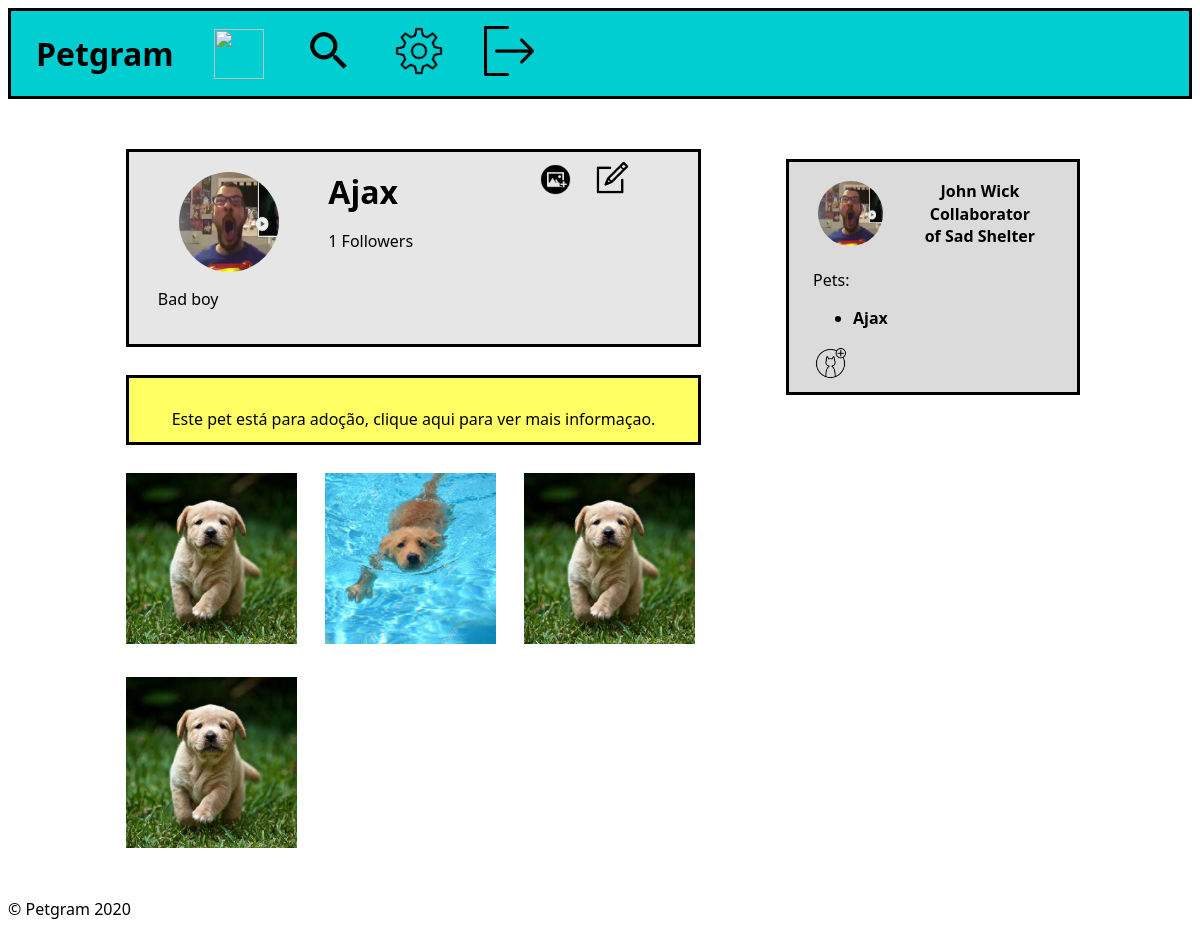
The app's page /pet_profile.php?id=3 (signed in) with its own data.
### tables this page shows
CREATE TABLE Collaborator (
    userID    INTEGER     REFERENCES User (id) ON DELETE CASCADE,
    shelterID INTEGER     REFERENCES Shelter (id) ON DELETE CASCADE,
    admin     BOOLEAN,
    PRIMARY KEY (
        userID,
        shelterID
    )
);

CREATE TABLE Account (
    id INTEGER PRIMARY KEY,
    profilePic   INTEGER  REFERENCES ProfileImage (id) ON DELETE CASCADE,
    name CHAR
);

CREATE TABLE Pet (
    id           INTEGER  PRIMARY KEY,
    ownerID      INTEGER  REFERENCES Account (id) ON DELETE CASCADE,
    profilePic   INTEGER  REFERENCES ProfileImage (id) ON DELETE CASCADE,
    name         CHAR,
    bio          CHAR,
    description  CHAR,
    requirements CHAR
);

CREATE TABLE Post (
    id          INTEGER  PRIMARY KEY,
    petID       INTEGER  REFERENCES Pet (id) ON DELETE CASCADE,
    description CHAR,
    photo       INTEGER  UNIQUE,
    date        DATE
);

### database/account.php (called while the page is built)
<?php
    function getAccount($id)
    {
        global $db;
        $stmt = $db->prepare('SELECT * FROM account WHERE id = ?');
        $stmt->execute([$id]);
        return $stmt->fetch();
    }
?>

### database/user.php (called while the page is built, shortened)
<?php
function getUserPets()
{
    global $db;
    $user_id = $_SESSION['user']['id'];
    $stmt = $db->prepare('SELECT * FROM pet WHERE ownerID = ?');
    $stmt->execute([$user_id]);
    return $stmt->fetchAll();
}
function shelterCollaborator()
{
    global $db;
    $user_id = $_SESSION['user']['id'];
    $stmt = $db->prepare('SELECT * FROM collaborator INNER JOIN shelter ON shelter.id = collaborator.shelterID INNER JOIN account ON account.id = shelter.id WHERE collaborator.userID = ?');
    $stmt->execute([$user_id]);
    return $stmt->fetchAll();
}

### database/pet.php (called while the page is built, shortened)
<?php
    function getPet($id) {
        global $db;
        $stmt = $db->prepare('SELECT * FROM pet WHERE id = ?');
        $stmt->execute([$id]);
        $pet = $stmt->fetch();
        return $pet;
    }
    function isPetOwner($pet_id) {
        global $db;
        $user_id = $_SESSION['user']['id'];
        $stmt = $db->prepare('SELECT * FROM pet WHERE id = ? AND ownerID = ?');
        $stmt->execute([$pet_id, $user_id]);
        $pet = $stmt->fetch();
        return $pet;
    }
    function getPetPosts($pet_id)
    {
        global $db;
        $stmt = $db->prepare('SELECT id, photo FROM post WHERE petId = ?');
        $stmt->execute([$pet_id]);
        $posts = $stmt->fetchAll();
        return $posts;
    }
?>

### database/favourite.php (called while the page is built, shortened)
<?php
    function getNumber($pet_id){
        global $db;
        $stmt = $db->prepare('SELECT * FROM favourite WHERE petID = ?');
        $stmt->execute([$pet_id]);
        $number = count($stmt->fetchAll());
        return $number;
    }
    ?>

### pet_profile.php (the view, shortened to what this page needs)
<?php
include_once('database/connection.php');
include_once('database/favourite.php');
include_once('database/pet.php');
$id = $_GET['id'];
$pet = getPet($id);
?>
<!DOCTYPE html>
<html lang="en-US">
<head>
    <link href="css/home.css" rel="stylesheet">
</head>
<body>
    <?php include_once('hotbar.php') ?>
    <?php include_once('sidebar.php') ?>
    <section id="profile">
        <div id="top">
            <?php
                if(isPetOwner($pet['id'])){
                    echo '<a href="add_post.php?id='.$pet['id'].'"><img id="postpic" src="images/addPicture.png" alt="" width="35" height="35"></a>';
                    echo '<a href="edit_pet_profile.php?id='.$pet['id'].'"><img id="edit" src="images/edit.png" alt="" width="35" height="35"></a>';
                }
            ?>
            <?php
            if (!isPetOwner($pet['id']))
                if (isFavourite($_SESSION['user']['id'], $pet['id']))
                    echo '<img id ="fav" src="images/favourited.png" alt="" width="35" height="35" onclick="unfavouritePet(' . $_SESSION['user']['id'] . ',' . $pet['id'] . ')">';
                else
                    echo '<img id ="fav" src="images/unfavourited.png" alt="" width="35" height="35" onclick="favouritePet(' . $_SESSION['user']['id'] . ',' . $pet['id'] . ')">';
            ?>
            <img id="petpic" src="images/profileImages/squared/<?php echo $pet['profilePic'] ?>.jpg" alt="" width="65" height="65">
            <h1 id="name"><?php echo $pet['name'] ?></h1>
            <p id="followers"><?php echo getNumber($pet['id']) ?> Followers</p>
            <p id="bio"><?php echo $pet['bio'] ?></p>
        </div>
        <?php
            if(isset($pet['description']) && isset($pet['requirements'])){
                echo
                '<div id="listing">
                    <a href="listing.php?id='.$pet['id'].'">
                        <p id="warning">Este pet está para adoção, clique aqui para ver mais informaçao.</p>
                    </a>
                </div>';
            }
        ?>
        <div id="gallery">
            <?php
                $posts = getPetPosts($pet['id']);
                $numPosts = count($posts);
                $i = 0;
                while($i < $numPosts)
                {
                    $j = 0;
                    echo '<div class="row">';
                    while($j < 3 && $i < $numPosts)
                    {
                        echo '<a href="post.php?id='.$posts[$i]['id'].'"><img src="images/petImages/squared/'.$posts[$i]['photo'].'.jpg" alt="" width="65" height="65"></a>';
                        $j++;
                        $i++;
                    }
                    echo '</div>';
                }
            ?>
        </div>
    </section>
    <footer>
        <p>&copy; Petgram 2020</p>
    </footer>
</body>
</html>

### sidebar.php (shortened to what this page needs)
<?php
include_once('database/user.php');
include_once('database/account.php');
$user_pets = getUserPets();
$shelters = shelterCollaborator();
$id = $_SESSION['user']['id'];
$account = getAccount($id);
?>
<aside id="sideBar">
    <div id="user">
        <img src="images/profileImages/squared/<?php echo $account['profilePic'] ?>.jpg" alt="" width="65" height="65">
        <div id="username">
            <p><?php echo $_SESSION['user']['name'] ?></p>
            <p>
                <?php
                $nShelter = count($shelters);
                if($nShelter > 0) {
                    echo 'Collaborator of ' . $shelters[0]['name'];
                }
                ?>
            </p>
        </div>
    </div>
    <p>Pets:</p>
    <ul>
        <?php
        if (count($user_pets) == 0)
            echo '<li>No pets yet</li>';
        else
            foreach ($user_pets as $user_pet)
                echo '<a href="pet_profile.php?id=' . $user_pet['id'] . '">
                    <li>' . $user_pet['name'] . '</li>
                  </a>'
        ?>
    </ul>
    <a href="add_pet.php"><img src="images/petAdd.png" alt="" width="35" height="35"></a>
</aside>

### css/home.css (style rules this page uses)
body { font-family: 'Segoe UI', Tahoma, Geneva, Verdana, sans-serif; }
#sideBar { border-top-style: solid; border-right-style: solid; border-bottom-style: solid; border-left-style: solid; border-bottom-color: black; height: auto; width: 20%; position: fixed; right: 0; background-color: rgb(219, 219, 219); overflow-x: hidden; margin-top: 5%; margin-right: 10%; padding: 1% 2%; }
#sideBar #user { display: flex; }
#sideBar #user img { color: black; margin: auto 5% auto 2%; border-radius: 50%; }
#sideBar #user #username { padding: 2% 5% 2% 10%; }
#sideBar #user p { margin: 1px; text-align: center; font-weight: bold; }
#sideBar ul { font-weight: bold; }
#sideBar a { display: flex; }
a { color: black; color: inherit; text-decoration: inherit; }
#profile { margin: 50px 10% 0px 10%; }
#profile > * { width: 60%; height: auto; }
#profile #top { position: relative; display: grid; grid-template-columns: 35% auto auto; grid-template-rows: 35% 15% 50%; border-top-style: solid; border-right-style: solid; border-left-style: solid; border-bottom-style: solid; color: black; background-color: rgb(230, 230, 230); margin-bottom: 3%; }
#profile #top #edit { position: absolute; top: 4%; right: 12%; cursor: pointer; }
#profile #top #postpic { position: absolute; top: 5%; right: 22%; cursor: pointer; }
#profile #top #petpic { margin: 10% auto 5% auto; width: 100px; height: 100px; border-radius: 50%; grid-column: 1 / 2; grid-row: 1 / 3; }
#profile #top #name { margin: 5% 0 2% 0; font-size: 200%; grid-column: 2 / 4; grid-row: 1 / 2; }
#profile #top #followers { margin: 5% 0 auto 0; grid-column: 2 / 3; grid-row: 2 / 3; }
#profile #top #bio { margin: 7% 5% auto 5%; grid-column: 1 / 4; grid-row: 3 / 4; }
#profile #listing { border-top-style: solid; border-right-style: solid; border-left-style: solid; border-bottom-style: solid; margin-bottom: 3%; background-color: rgba(255, 255, 0, 0.61); }
#profile #listing #warning { text-align: center; width: auto; margin: 2%; }
#profile #gallery { display: flex; flex-direction: column; }
#profile #gallery .row { display: grid; grid-template-columns: 30% 30% 30%; grid-template-rows: 30%; grid-column-gap: 5%; margin-bottom: 5%; }
#profile #gallery .row * { width: 100%; height: auto; }
#profile #listing { position: relative; padding: 2% 0px 0px 0px; }

### records on screen
collaborator: account.name "Sad Shelter"
pet: name "Ajax", bio "Bad boy"
post: shows a picture

### other values on screen
$_SESSION['user']['name'] "John Wick"
getNumber($pet['id']) "1"
